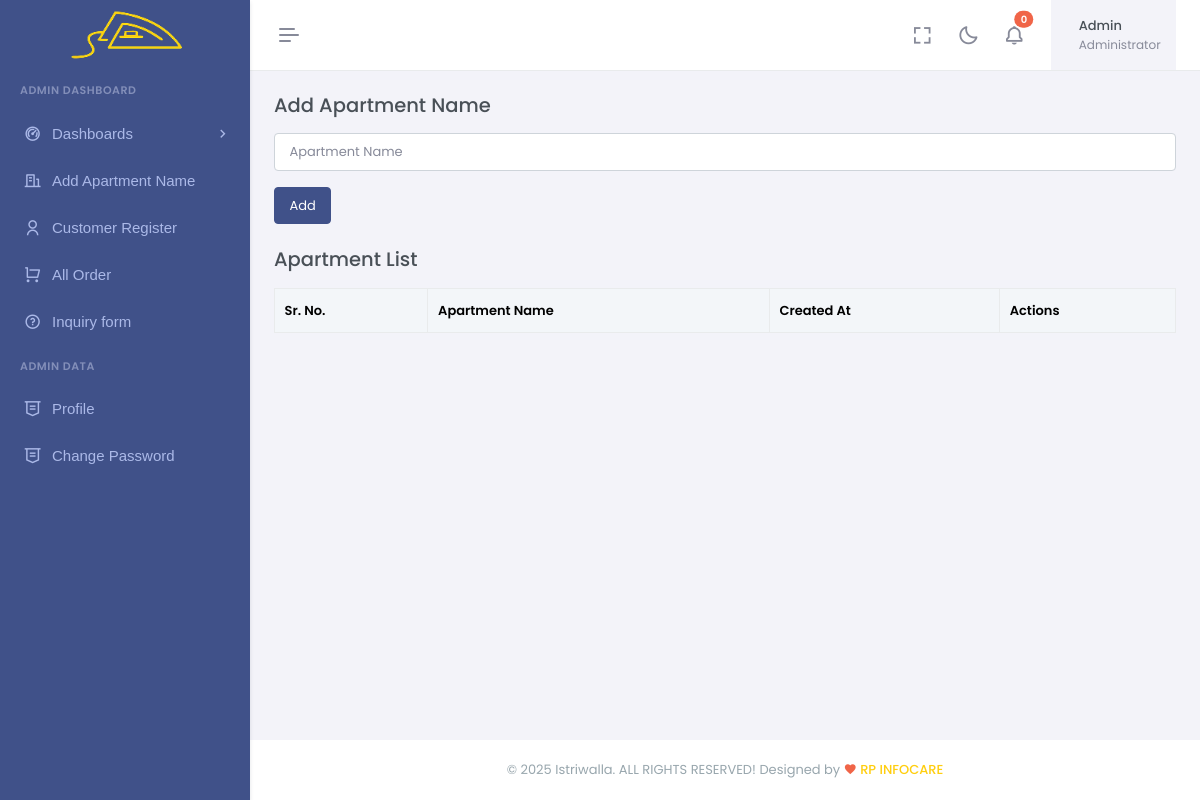
Page /admin/add_apartment.php on the earlier database version.
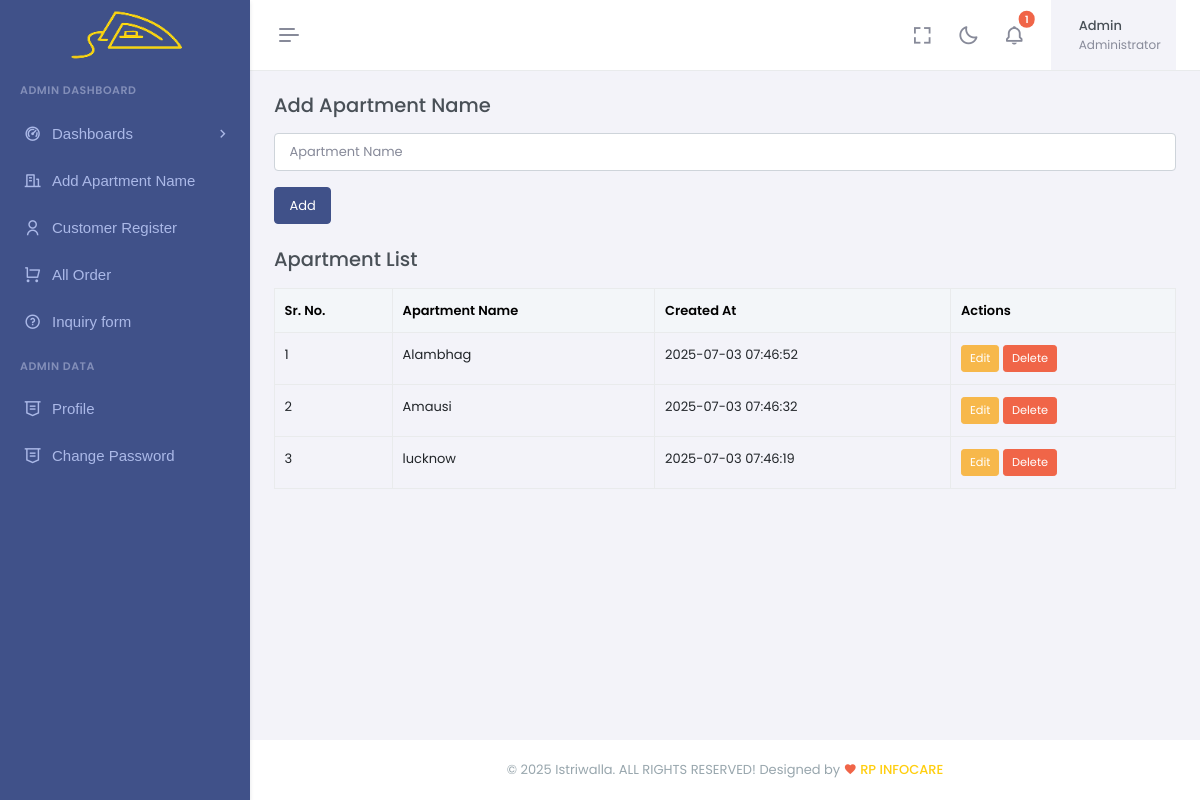
Same page on the later database version.
### tables this page shows
CREATE TABLE `apartment_names` (
  `id` int(11) NOT NULL,
  `name` varchar(255) NOT NULL,
  `created_at` timestamp NOT NULL DEFAULT current_timestamp()
);

### admin/add_apartment.php (the view, shortened to what the changed rows need)
<?php
include('../db.php');
include 'admin_head.php';
?>
<?php
include 'admin_head.php';
?>
<link href="assets/libs/jsvectormap/css/jsvectormap.min.css" rel="stylesheet" type="text/css" />
<link href="assets/libs/swiper/swiper-bundle.min.css" rel="stylesheet" type="text/css" />
<link href="assets/css/bootstrap.min.css" rel="stylesheet" type="text/css" />
<link href="assets/css/icons.min.css" rel="stylesheet" type="text/css" />
<link href="assets/css/app.min.css" rel="stylesheet" type="text/css" />
<link href="assets/css/custom.min.css" rel="stylesheet" type="text/css" />
<body>
<div id="layout-wrapper">
    <?php include('admin_topbar.php') ?>
    <?php include('admin_sidebar.php') ?>
    <div class="main-content">
        <div class="page-content">
            <div class="container-fluid">
                <table class="table table-bordered table-hover">
                    <thead class="table-light">
                        <tr>
                            <th>Sr. No.</th>
                            <th>Apartment Name</th>
                            <th>Created At</th>
                            <th>Actions</th>
                        </tr>
                    </thead>
                    <tbody>
                    <?php
                    $result = $conn->query("SELECT * FROM apartment_names ORDER BY id DESC");
                    $sr_no = 1;
                    while ($row = $result->fetch_assoc()):
                    ?>
                        <tr>
                            <td><?= $sr_no++ ?></td>
                            <td><?= htmlspecialchars($row['name']) ?></td>
                            <td><?= $row['created_at'] ?></td>
                            <td>
                                <a href="admin_apartment_edit.php?id=<?= $row['id'] ?>" class="btn btn-sm btn-warning">Edit</a>
                                <a href="add_apartment.php?delete=<?= $row['id'] ?>" class="btn btn-sm btn-danger"
                                   onclick="return confirm('Are you sure you want to delete this?')">Delete</a>
                            </td>
                        </tr>
                    <?php endwhile; ?>
                    </tbody>
                </table>
            </div>
        </div>
    </div>
</div>
</body>
</html>

### admin/admin_topbar.php (shortened to what the changed rows need)
<?php
include('../db.php');
$recentOrders = [];
$sql = "
    SELECT o.*, c.full_name
    FROM orders o
    JOIN customer c ON o.customer_id = c.id
    WHERE o.order_date >= NOW() - INTERVAL 2 DAY
    ORDER BY o.order_date DESC
    LIMIT 5
";
$result = $conn->query($sql);
if ($result && $result->num_rows > 0) {
    while ($row = $result->fetch_assoc()) {
        $recentOrders[] = $row;
    }
}
?>
 <header id="page-topbar">
            <div class="layout-width">
                <div class="navbar-header">
                    <div class="d-flex align-items-center">
                   <div class="dropdown topbar-head-dropdown ms-1 header-item" id="notificationDropdown">
    <button type="button" class="btn btn-icon btn-topbar material-shadow-none btn-ghost-secondary rounded-circle"
        id="page-header-notifications-dropdown" data-bs-toggle="dropdown" data-bs-auto-close="outside"
        aria-haspopup="true" aria-expanded="false">
        <i class='bx bx-bell fs-22'></i>
        <span class="position-absolute topbar-badge fs-10 translate-middle badge rounded-pill bg-danger">
            <?php echo count($recentOrders); ?><span class="visually-hidden">unread orders</span>
        </span>
    </button>
</div>
                    </div>
                </div>
            </div>
        </header>

### admin/admin_sidebar.php (shortened to what the changed rows need)
<div class="app-menu navbar-menu">
    <div class="navbar-brand-box">
        <a href="admin_dashboard.php" class="logo logo-light">
        </a>
    </div>
    <div id="scrollbar">
        <div class="container-fluid">
            <ul class="navbar-nav" id="navbar-nav">
            </ul>
        </div>
    </div>
    <div class="sidebar-background"></div>
</div>

Differences in the rows shown:
added apartment_names: name "Alambhag", created_at "2025-07-03 07:46:52"
added apartment_names: name "Amausi", created_at "2025-07-03 07:46:32"
added apartment_names: name "lucknow", created_at "2025-07-03 07:46:19"
Other differences:
count($recentOrders): "0" → "1"
